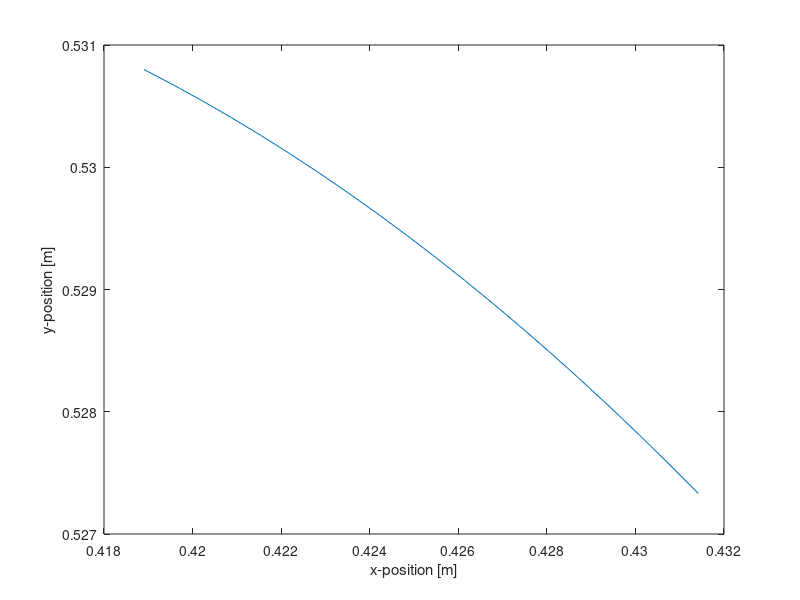

The MATLAB source for this figure:

% Initialize constants
g = 9.81;
h_apex = 0.8;
L0 = 0.5;

% Initialize initial conditions
x0 = 0.4189;
y0 = 0.5308;
xdot0 = 0.8154;
ydot0 = -0.1506;


% Calculate flight time
b = ydot0;
a = -g/2;
c = y0-h_apex;
%t_fa = (-b-sqrt(b^2-4*a*c))/(2*a)

t_fa = abs(ydot0/g);

% CoM trajectory calculation
t = linspace(0,t_fa,20);
x = x0 + xdot0*t;
y = y0 + ydot0*t-g/2*t.^2;

figure
plot(x,y)
xlabel('x-position [m]')
ylabel('y-position [m]')

